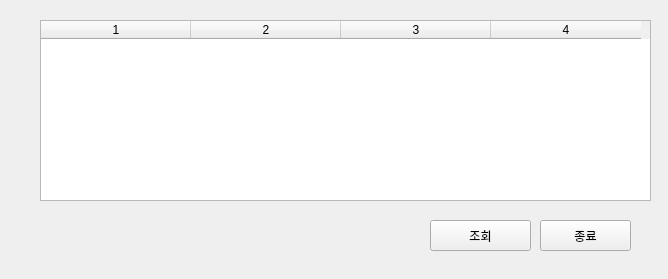
<?xml version="1.0" encoding="UTF-8"?>
<ui version="4.0">
 <class>InquiryAccount</class>
 <widget class="QWidget" name="InquiryAccount">
  <property name="geometry">
   <rect>
    <x>0</x>
    <y>0</y>
    <width>668</width>
    <height>279</height>
   </rect>
  </property>
  <property name="windowTitle">
   <string>계좌조회</string>
  </property>
  <widget class="QTableWidget" name="tableWidget">
   <property name="geometry">
    <rect>
     <x>40</x>
     <y>20</y>
     <width>611</width>
     <height>181</height>
    </rect>
   </property>
   <property name="mouseTracking">
    <bool>false</bool>
   </property>
   <property name="editTriggers">
    <set>QAbstractItemView::NoEditTriggers</set>
   </property>
   <property name="columnCount">
    <number>4</number>
   </property>
   <attribute name="horizontalHeaderCascadingSectionResizes">
    <bool>false</bool>
   </attribute>
   <attribute name="horizontalHeaderMinimumSectionSize">
    <number>100</number>
   </attribute>
   <attribute name="horizontalHeaderDefaultSectionSize">
    <number>150</number>
   </attribute>
   <column/>
   <column/>
   <column/>
   <column/>
  </widget>
  <widget class="QPushButton" name="btn_Inquiry">
   <property name="geometry">
    <rect>
     <x>430</x>
     <y>220</y>
     <width>101</width>
     <height>31</height>
    </rect>
   </property>
   <property name="text">
    <string>조회</string>
   </property>
  </widget>
  <widget class="QPushButton" name="btn_ExitInquiry">
   <property name="geometry">
    <rect>
     <x>540</x>
     <y>220</y>
     <width>91</width>
     <height>31</height>
    </rect>
   </property>
   <property name="text">
    <string>종료</string>
   </property>
  </widget>
 </widget>
 <resources/>
 <connections/>
</ui>
